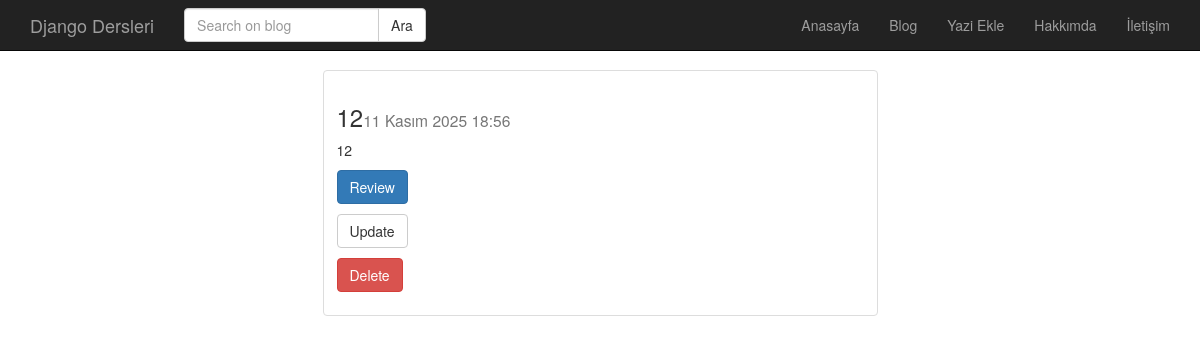
Page /post/5/ on the earlier database version.
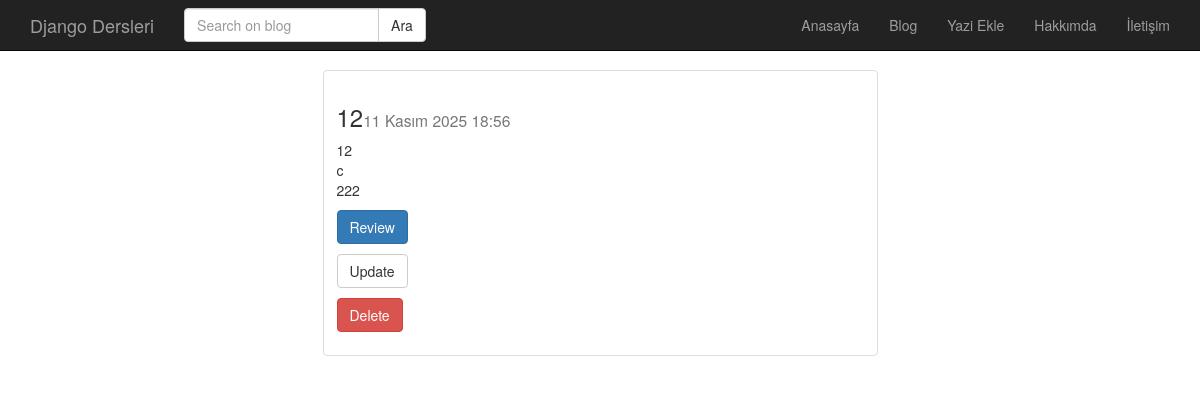
Same page on the later database version.
### post/models.py (models this page shows, shortened)
class Post(models.Model):
    baslik = models.CharField(max_length=120, verbose_name='Title')
    metin = models.TextField(verbose_name='Content')
    yayimlanma_tarihi = models.DateTimeField(verbose_name='Published Date', auto_now_add=True)
    def get_absolute_url(self):
        return reverse('post:detail', kwargs={"id" : self.id})
    def get_update_url(self):
        return reverse('post:update', kwargs={"id" : self.id})
    def get_delete_url(self):
        return reverse('post:delete', kwargs={"id" : self.id})

### post/views.py (the view)
# urls.py: path('<int:id>/', post_detail, name='detail'),
def post_detail(request, id):
    post = get_object_or_404(Post, id=id)
    context = {
        'post' : post
    }
    return render(request, 'post/detail.html', context)

### templates/post/detail.html
{% extends 'base.html' %}
{% block body %}
        <div class="container">
        <div class="row" >
            <div class="col-md-6 col-md-offset-3" >
                <div class="thumbnail">
                    <div class="caption">
                        <h3>{{post.baslik}}<small>{{post.yayimlanma_tarihi}}</small></h3>
                        <p>{{post.metin | linebreaks}}</p>
                        <p><a href="{{ post.get_absolute_url }}" class="btn btn-primary">Review</a></p>
                        <p><a href="{{ post.get_update_url }}" class="btn btn-default">Update</a></p>
                        <p><a href="{{ post.get_delete_url }}" class="btn btn-danger">Delete</a></p>
                    </div>
                </div>
            </div>
            </div>
        </div>
{% endblock %}

Differences in the rows shown:
changed Post: metin "12" → "12 c 222"
